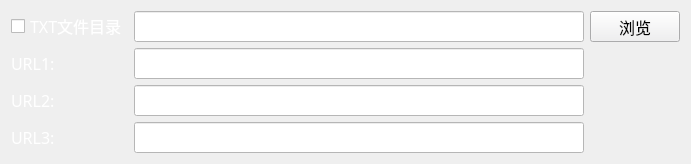
  <widget class="QWidget" name="layoutWidget_3">
   <property name="geometry">
    <rect>
     <x>10</x>
     <y>480</y>
     <width>691</width>
     <height>120</height>
    </rect>
   </property>
   <layout class="QGridLayout" name="gridLayout_8" columnstretch="1,10,2">
    <item row="2" column="1">
     <widget class="QLineEdit" name="lineEdit_18">
      <property name="enabled">
       <bool>true</bool>
      </property>
      <property name="font">
       <font>
        <family>微软雅黑</family>
        <pointsize>12</pointsize>
       </font>
      </property>
      <property name="styleSheet">
       <string notr="true">QLineEdit
{
background-color: rgb(255, 255, 255);
}</string>
      </property>
      <property name="text">
       <string/>
      </property>
      <property name="readOnly">
       <bool>false</bool>
      </property>
     </widget>
    </item>
    <item row="0" column="0">
     <widget class="QCheckBox" name="checkBox_2">
      <property name="sizePolicy">
       <sizepolicy hsizetype="Expanding" vsizetype="Fixed">
        <horstretch>0</horstretch>
        <verstretch>0</verstretch>
       </sizepolicy>
      </property>
      <property name="font">
       <font>
        <family>微软雅黑</family>
        <pointsize>12</pointsize>
        <weight>50</weight>
        <bold>false</bold>
       </font>
      </property>
      <property name="styleSheet">
       <string notr="true">color: rgb(255, 255, 255);</string>
      </property>
      <property name="text">
       <string>TXT文件目录</string>
      </property>
     </widget>
    </item>
    <item row="0" column="2">
     <widget class="QToolButton" name="toolButton_4">
      <property name="sizePolicy">
       <sizepolicy hsizetype="Expanding" vsizetype="Fixed">
        <horstretch>0</horstretch>
        <verstretch>0</verstretch>
       </sizepolicy>
      </property>
      <property name="font">
       <font>
        <family>微软雅黑</family>
        <pointsize>12</pointsize>
       </font>
      </property>
      <property name="styleSheet">
       <string notr="true">background-color: rgb(239, 239, 241);</string>
      </property>
      <property name="text">
       <string>浏览</string>
      </property>
     </widget>
    </item>
    <item row="0" column="1">
     <widget class="QLineEdit" name="lineEdit_16">
      <property name="enabled">
       <bool>true</bool>
      </property>
      <property name="font">
       <font>
        <family>微软雅黑</family>
        <pointsize>12</pointsize>
       </font>
      </property>
      <property name="styleSheet">
       <string notr="true">QLineEdit
{
background-color: rgb(255, 255, 255);
}</string>
      </property>
      <property name="text">
       <string/>
      </property>
      <property name="readOnly">
       <bool>false</bool>
      </property>
     </widget>
    </item>
    <item row="1" column="1">
     <widget class="QLineEdit" name="lineEdit_17">
      <property name="enabled">
       <bool>true</bool>
      </property>
      <property name="font">
       <font>
        <family>微软雅黑</family>
        <pointsize>12</pointsize>
       </font>
      </property>
      <property name="styleSheet">
       <string notr="true">QLineEdit
{
background-color: rgb(255, 255, 255);
}</string>
      </property>
      <property name="text">
       <string/>
      </property>
      <property name="readOnly">
       <bool>false</bool>
      </property>
     </widget>
    </item>
    <item row="3" column="1">
     <widget class="QLineEdit" name="lineEdit_19">
      <property name="enabled">
       <bool>true</bool>
      </property>
      <property name="font">
       <font>
        <family>微软雅黑</family>
        <pointsize>12</pointsize>
       </font>
      </property>
      <property name="styleSheet">
       <string notr="true">QLineEdit
{
background-color: rgb(255, 255, 255);
}</string>
      </property>
      <property name="text">
       <string/>
      </property>
      <property name="readOnly">
       <bool>false</bool>
      </property>
     </widget>
    </item>
    <item row="1" column="0">
     <widget class="QLabel" name="label_36">
      <property name="sizePolicy">
       <sizepolicy hsizetype="Preferred" vsizetype="Fixed">
        <horstretch>0</horstretch>
        <verstretch>0</verstretch>
       </sizepolicy>
      </property>
      <property name="font">
       <font>
        <family>微软雅黑</family>
        <pointsize>12</pointsize>
       </font>
      </property>
      <property name="styleSheet">
       <string notr="true">color: rgb(255, 255, 255);
border:0px;</string>
      </property>
      <property name="text">
       <string>URL1:</string>
      </property>
      <property name="alignment">
       <set>Qt::AlignLeading|Qt::AlignLeft|Qt::AlignVCenter</set>
      </property>
     </widget>
    </item>
    <item row="2" column="0">
     <widget class="QLabel" name="label_42">
      <property name="sizePolicy">
       <sizepolicy hsizetype="Preferred" vsizetype="Fixed">
        <horstretch>0</horstretch>
        <verstretch>0</verstretch>
       </sizepolicy>
      </property>
      <property name="font">
       <font>
        <family>微软雅黑</family>
        <pointsize>12</pointsize>
       </font>
      </property>
      <property name="styleSheet">
       <string notr="true">color: rgb(255, 255, 255);
border:0px;</string>
      </property>
      <property name="text">
       <string>URL2:</string>
      </property>
      <property name="alignment">
       <set>Qt::AlignLeading|Qt::AlignLeft|Qt::AlignVCenter</set>
      </property>
     </widget>
    </item>
    <item row="3" column="0">
     <widget class="QLabel" name="label_41">
      <property name="sizePolicy">
       <sizepolicy hsizetype="Preferred" vsizetype="Fixed">
        <horstretch>0</horstretch>
        <verstretch>0</verstretch>
       </sizepolicy>
      </property>
      <property name="font">
       <font>
        <family>微软雅黑</family>
        <pointsize>12</pointsize>
       </font>
      </property>
      <property name="styleSheet">
       <string notr="true">color: rgb(255, 255, 255);
border:0px;</string>
      </property>
      <property name="text">
       <string>URL3:</string>
      </property>
      <property name="alignment">
       <set>Qt::AlignLeading|Qt::AlignLeft|Qt::AlignVCenter</set>
      </property>
     </widget>
    </item>
   </layout>
  </widget>
